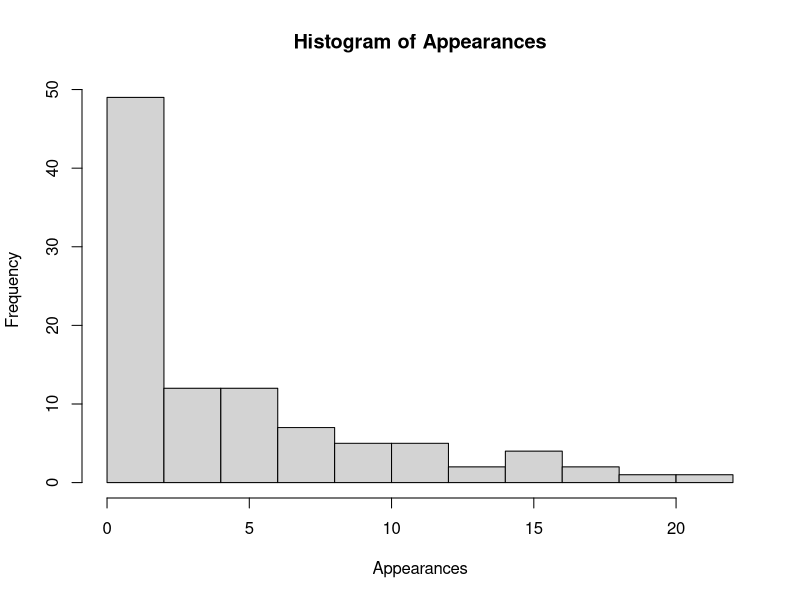
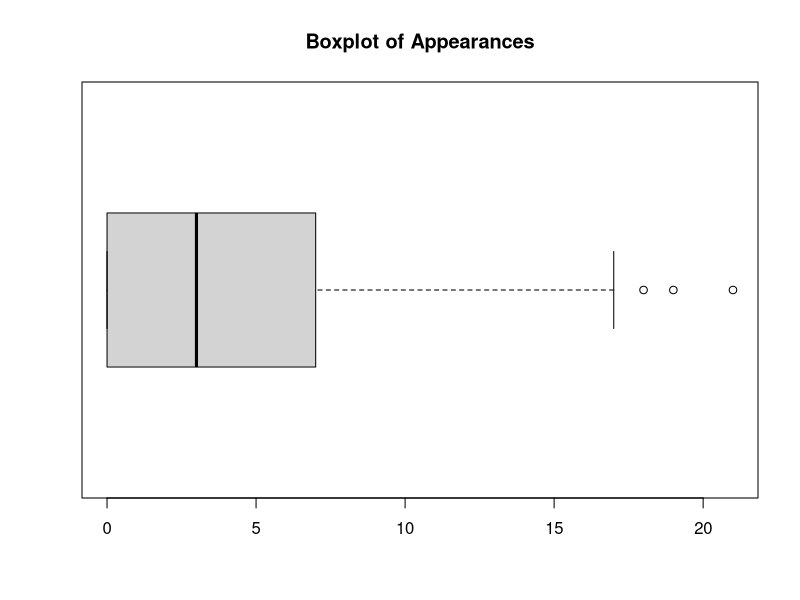
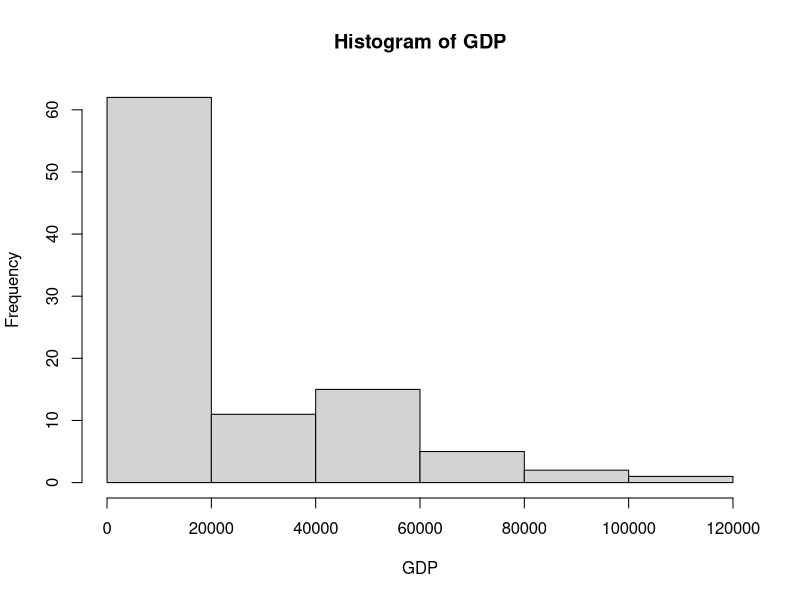
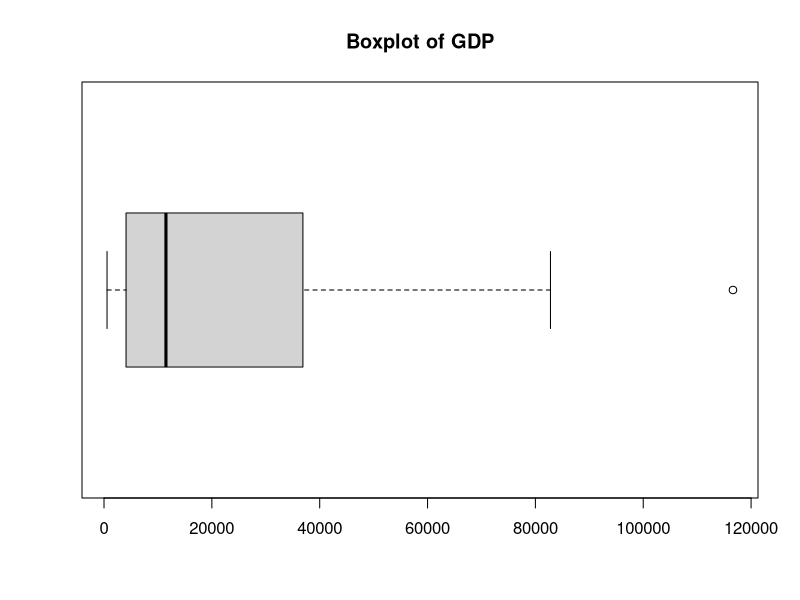
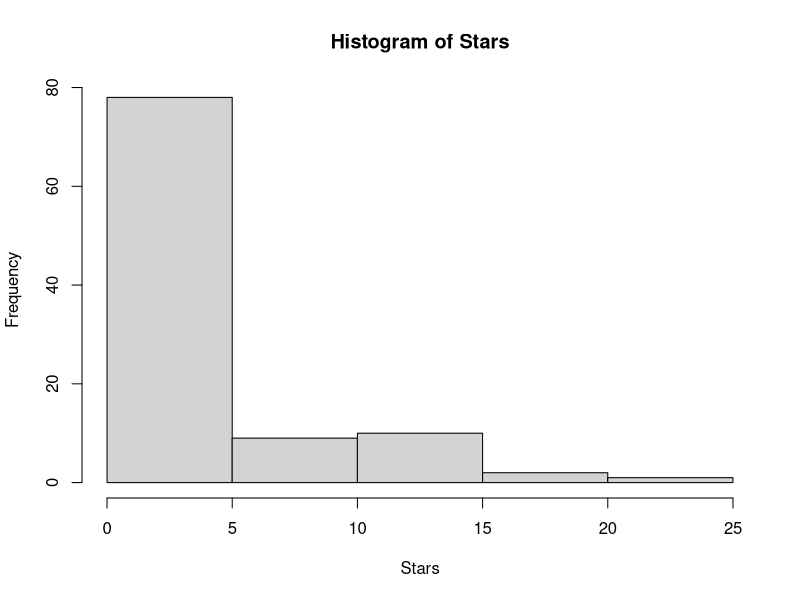
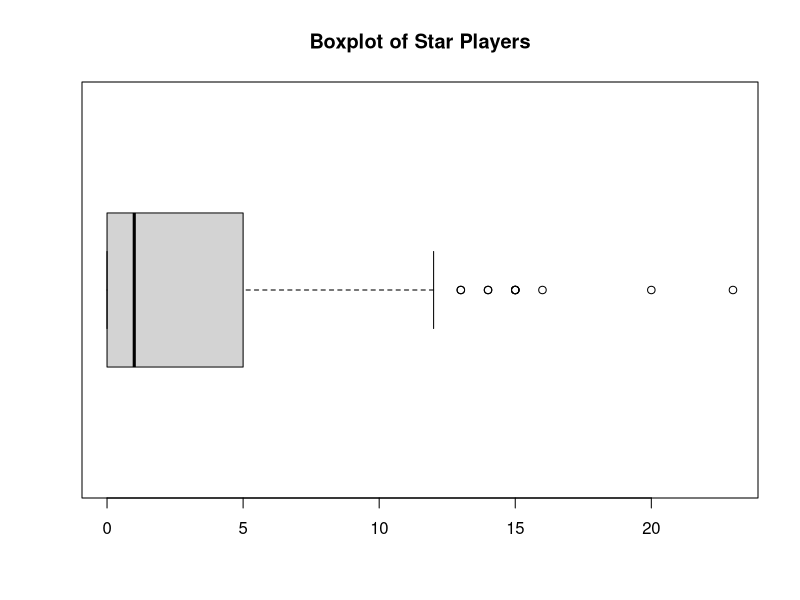
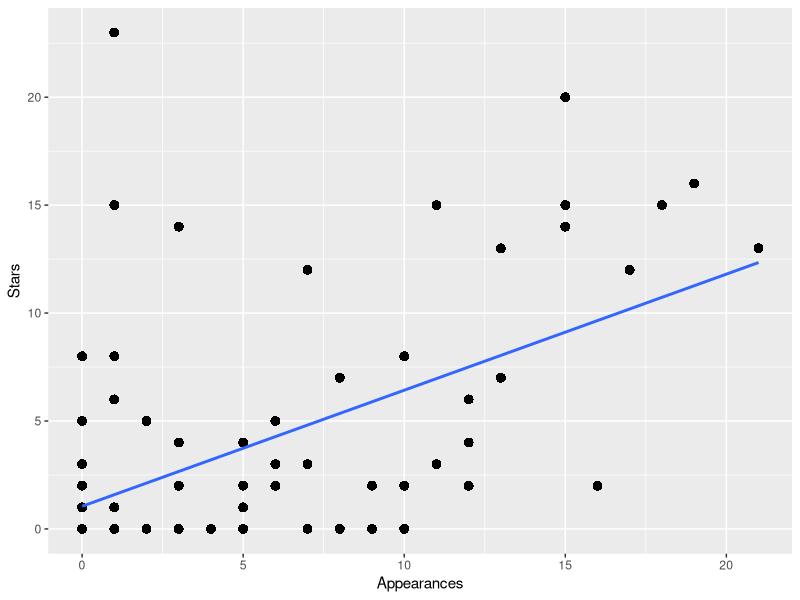

Generate these figures, in order, with R: (Note: this script raises an error after producing the figures.)
## ---- chunk 1
knitr::opts_chunk$set(echo = TRUE)
## ---- chunk 2
library(readxl, logical.return=FALSE)
library(ggplot2, logical.return=FALSE)
library(dplyr, warn.conflicts=FALSE)

WC<- read_xlsx('top100rank.xlsx')
attach(WC)
## ---- chunk 3
hist(Appearances, breaks = 10)
boxplot(Appearances, horizontal=TRUE, main = 'Boxplot of Appearances')
summary(Appearances)
quantile(Appearances)
## ---- chunk 4
hist(GDP)
boxplot(GDP, horizontal = TRUE, na.rm = TRUE, main = 'Boxplot of GDP')
summary(GDP, na.rm = TRUE)
quantile(GDP, na.rm =TRUE)
## ---- chunk 5
hist(Stars)
boxplot(Stars, horizontal = TRUE, main = 'Boxplot of Star Players')
summary(Stars)
quantile(Stars)
## ---- chunk 6
z <- lm(Stars~Appearances,data=WC)
summary(z)
ggplot(WC)+ 
  aes(Appearances,Stars) +
  geom_point(size = 3, shape = 16) +
  geom_smooth(method = 'lm', se = F)

cor(Stars, Appearances)

#regression analysis
residual=resid(z) ## Obtain residuals
stu.residual =studres(z) ## Obtain Studentized residuals
plot(Appearances, stu.residual , ylab="Residuals", xlab="Stars", main="Studentized Residual
Plot")
abline(h=c(-2,0,2), col=c("red", "blue", "red"), lty=c(2,1,2), lwd=c(3,2,3))
hist(stu.residual, prob =T)
curve(dnorm(x, mean=mean(stu.residual), sd=sd(stu.residual)), 
      col="darkblue", lwd=2, add=TRUE, yaxt="n")
## ---- chunk 7
m <- lm(GDP~Appearances)
summary(m)

#take out the missing values
WC.fitted <- WC %>% filter(!is.na(GDP))
m.fitted <- lm(GDP~Appearances, data = WC.fitted)
cor(WC.fitted$Appearances,WC.fitted$GDP)
summary(m.fitted)

#Scatter plot without missing values
ggplot(WC.fitted)+
  aes(WC.fitted$Appearances,WC.fitted$GDP) +
  geom_point(size = 3, shape = 16) +
  geom_smooth(method = 'lm', se = F) +
  ylab('GDP') + xlab('Appearances')
  
#regression analysis
residual1=resid(m.fitted) ## Obtain residuals
stu.residual1 =studres(m.fitted) ## Obtain Studentized residuals
plot(WC.fitted$Appearances, stu.residual1 , ylab="Residuals", xlab="Appearances", main="Studentized Residual
Plot", ylim = c(-2,2))
abline(h=c(-2,0,2), col=c("red", "blue", "red"), lty=c(2,1,2), lwd=c(3,2,3))
hist(stu.residual1, prob =T, xlim = c(-5,5))
curve(dnorm(x, mean=mean(stu.residual), sd=sd(stu.residual)), 
      col="darkblue", lwd=2, add=TRUE, yaxt="n")
## ---- chunk 8
a <- lm(Appearances ~ Ranking,data=WC)
summary(a)
ggplot(WC)+ 
  aes(Ranking,Appearances) +
  geom_point(size = 3, shape = 16) +
  geom_smooth(method = 'lm', se = F)

cor(Ranking, Appearances)

#regression analysis
residual2=resid(a) ## Obtain residuals
stu.residual2 =studres(a) ## Obtain Studentized residuals
plot(Ranking, stu.residual2 , ylab="Residuals", xlab="Ranking", main="Studentized Residual
Plot")
abline(h=c(-2,0,2), col=c("red", "blue", "red"), lty=c(2,1,2), lwd=c(3,2,3))
hist(stu.residual2, prob =T)
curve(dnorm(x, mean=mean(stu.residual2), sd=sd(stu.residual2)), 
      col="darkblue", lwd=2, add=TRUE, yaxt="n")

## ---- chunk 9
#take out the missing values
WC.fitted <- WC %>% filter(!is.na(GDP))
m.fitted1 <- lm(GDP~Ranking, data = WC.fitted)
cor(WC.fitted$Ranking,WC.fitted$GDP)
summary(m.fitted1)

#Scatter plot without missing values
ggplot(WC.fitted)+
  aes(WC.fitted$Ranking,WC.fitted$GDP) +
  geom_point(size = 3, shape = 16) +
  geom_smooth(method = 'lm', se = F) +
  ylab('GDP') + xlab('Ranking')

#regression analysis
residual3=resid(m.fitted1) ## Obtain residuals
stu.residual3 =studres(m.fitted1) ## Obtain Studentized residuals
plot(WC.fitted$Ranking, stu.residual3 , ylab="Residuals", xlab="Ranking", main="Studentized Residual
Plot", ylim = c(-2,2))
abline(h=c(-2,0,2), col=c("red", "blue", "red"), lty=c(2,1,2), lwd=c(3,2,3))
hist(stu.residual3, prob =T, xlim = c(-5,5))
curve(dnorm(x, mean=mean(stu.residual3), sd=sd(stu.residual3)), 
      col="darkblue", lwd=2, add=TRUE, yaxt="n")
